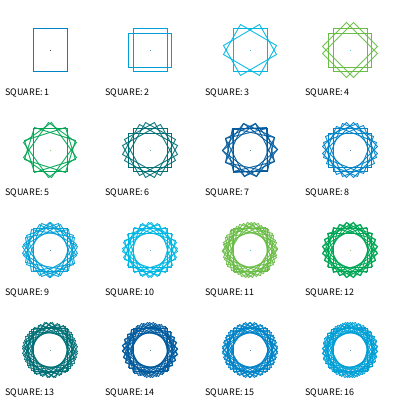
Frame 1 (no input)
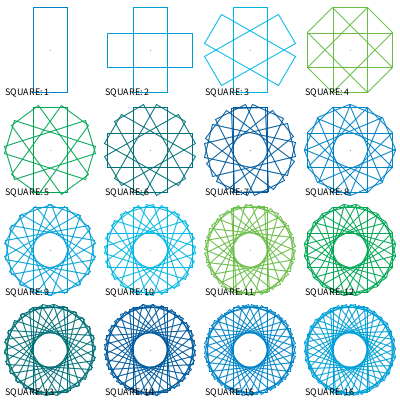
Frame 60 (the mouse pressed at the canvas centre just before this capture)
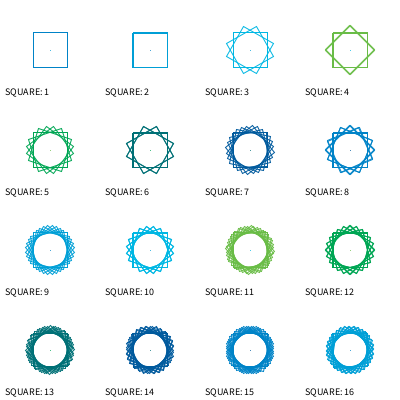
Frame 120 (the mouse held since frame 60 and released just before this capture)

The Processing sketch that drew these frames (run headless with seeded random() and noise(); from frame 60 on, the mouse is pressed at the canvas centre):

// Processing sketch: sketch_130217
// ── sketch_130217.pde
/*
  author:chimanaco
 
 inspired:
 http://checkmate.wonderfl.net/fladdict.html
 
 
 */

//PatternMaker pm;
SquarePatternMaker pm;

int col = 4;  // tate
int xOffset = 15;
int yOffset = 15;
String caption = "SQUARE";
float w = 0.4;

/*
  setup
 */
void setup() {
  size(400, 400);
  colorMode(RGB);
  
  // pattern system
  pm = new SquarePatternMaker(xOffset, yOffset, caption);
}

/*
  loop
 */
void draw() {
  // update
  pm.myWidth = w;
  
  pm.run(col);
}

class SquarePatternMaker extends PatternMaker { 
  float angle;
  int xOffset;
  int yOffset;
  float myWidth;
  float speed;
  
  // Vancouver color
  color c1 = color(0, 90, 157);
  color c2 = color(0, 131, 199);
  color c3 = color(0, 159, 214);
  color c4 = color(0, 183, 227);
  color c5 = color(105, 188, 70);
  color c6 = color(0, 166, 84);
  color c7 = color(0, 112, 118);
  color [] colors = {c1, c2, c3, c4, c5, c6, c7};
  
  //constructor
  SquarePatternMaker(int xo, int yo, String cap) {
    super(cap);
    xOffset = xo;
    yOffset = yo;

    strokeWeight(1);
  }

  /*
    display pattern
   */
  void createPattern() { 
    // create your pattern here.
    noFill();
    
    float myHeight = sin(radians(speed));
    float m = map(myHeight, -1, 1, 0, 1);
    // m = 1;
    
    angle = 360 / number;
    point(radius /2, radius /2);        
    
    // color
    int colorNum = number % colors.length;    
    color myColor = colors[colorNum];
    stroke(myColor);
    
    // orbital
    for (int i = 0; i < 360; i+=angle) {
    //stroke(number, 100, 100);

      pushMatrix();
      translate(radius /2, radius /2);
      rotate(radians(i / 2));
      rect(-(radius - xOffset) * myWidth / 2, - ((radius - xOffset) * m) / 2, (radius - xOffset) * myWidth, (radius - xOffset) * m);
      popMatrix();
    }
    speed += 0.1;
  }
}


class PatternMaker {
  float radius;  // radius width
  int number;
  int txtSize = 10;
  int capXoffset = 5;
  int capYoffset = 5;
  color fadeColor = color(255, 60);
  color txtColor = color(0);
  String caption;
  
  //constructor
  PatternMaker(String cap) {
    caption = cap;
  }

  /*
    loop
   */
  void run(int myCol) {
    // fade background
//    fader();
    // update background
    background(255);
    
    // radius
    radius = width / myCol;
    
    // sum
    number = 0;

    // draw circle pattern
    for (int i = 0; i < height; i += radius) {
      for (int j = 0; j < width; j += radius) {
        number++;
        pushMatrix();
        translate(j, i);
        createPattern();
        createCaption();
        popMatrix();
      }
    }
  }
  
  /*
    fade Background
   */
  void fader() { 
    fill(fadeColor);
    rectMode(CORNER);
    rect(0,0,width,height);
  }
  
  /*
    display caption
   */
  void createCaption() { 
    textSize(txtSize);
    fill(txtColor);
    text(caption + ": " + number, capXoffset, radius - capYoffset);
  }

  /*
    display pattern
   */
  void createPattern() { 
    // create your pattern here.
  }  
}
